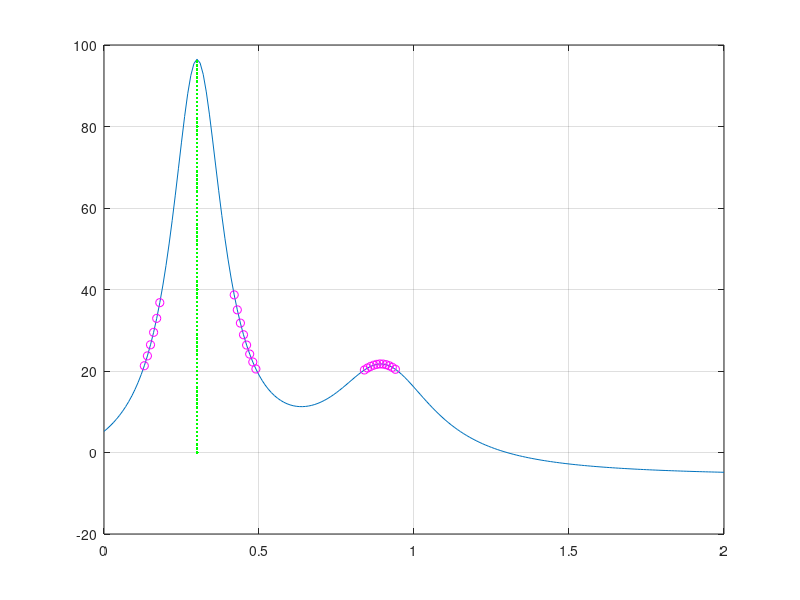

This chart was generated by the following MATLAB code:
x = 0:0.01:2
y = humps(x)
plot(x, y)
hold on
grid on
x_max = fminbnd(@(x) -humps(x), 0, 2)
y_max = humps(x_max)
f_y_max = 0:y_max
plot(x_max, f_y_max, 'LineStyle', '--', 'color', 'g')
indexes = find(y >= 20 & y <= 40)
x_vals = x(indexes)
y_vals = y(indexes)
plot(x_vals, y_vals, 'o', 'color', 'm')
hold off
